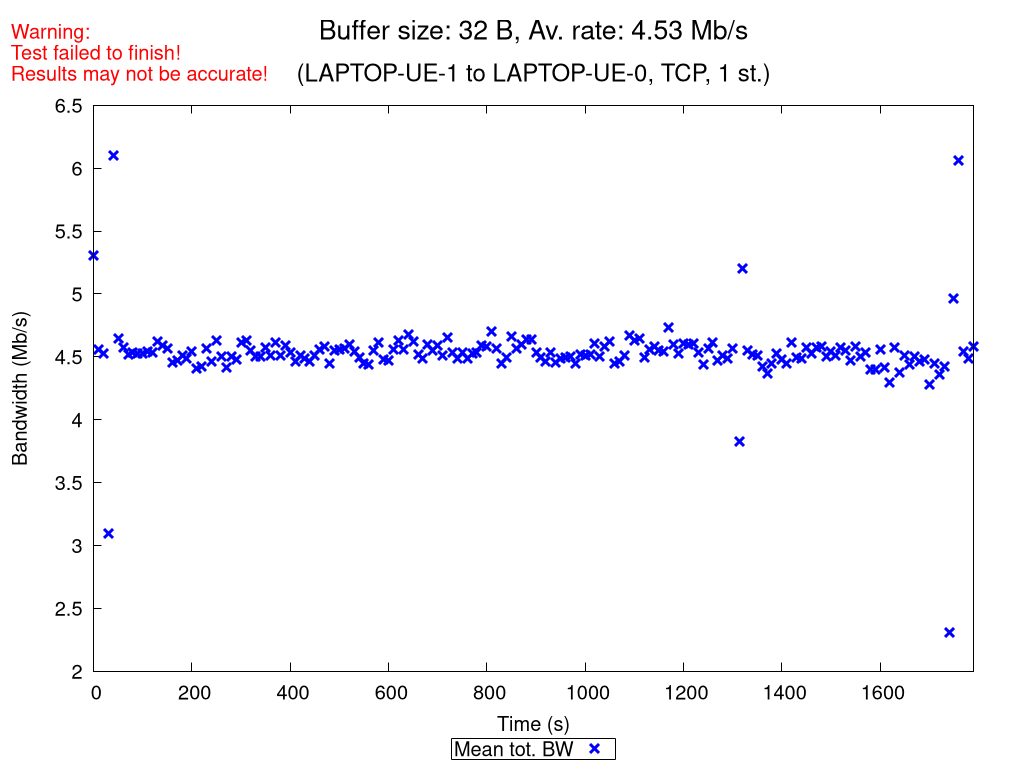

This figure's gnuplot source:
set terminal pngcairo nocrop enhanced size 1024,768 font "Verdana,15"
set output "TCP_1_st_2020_10_18_09-41-26_two2one_00032B.png"

set title "{/=20 Buffer size: 32 B, Av. rate: 4.53 Mb/s}\n\n{/=18 (LAPTOP-UE-1 to LAPTOP-UE-0, TCP, 1 st.)}"
set label "Warning:\nTest failed to finish!\nResults may not be accurate!" at screen 0.01, screen 0.96 tc rgb "red"

set xlabel "Time (s)"
set ylabel "Bandwidth (Mb/s)"
set ytics nomirror
set key bmargin center horizontal box samplen 1 width -1
set bmargin 4.6
set rmargin 4.5

rf = 1000000.0  # rate factor
set style fill transparent solid 0.2 noborder
set autoscale xfix
plot "TCP_1_st_2020_10_18_09-41-26_two2one_00032B_iperf_processed.dat" using 1:($2/rf-$3/rf):($2/rf+$3/rf) with filledcurves lc rgb "blue" notitle, \
     "" using 1:($2/rf) with points pt 2 ps 1.5 lw 3 lc rgb "blue" title "Mean tot. BW", \
